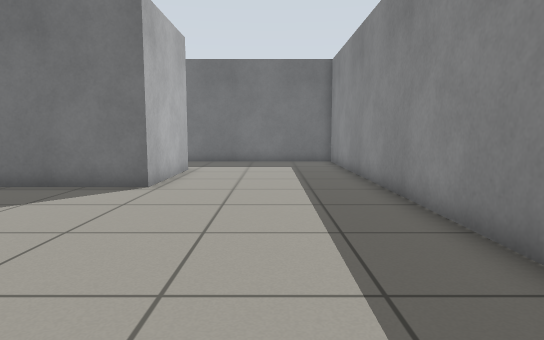
[1] (above)

20 first-person views from a walk through a robot-simulator world made for Gazebo. The camera is 0.72 m above the floor, tilts 6° down and sees 75° across. The floor is counted in squares, 0.5 m on a side. Each view is taken from the middle of a square. On the plan, view 1 faces up. The plan holds only what a view shows up to about 15 squares ahead; the rest is blank.

[2]
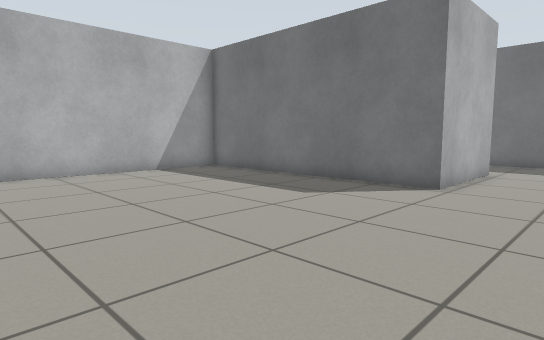

[3]
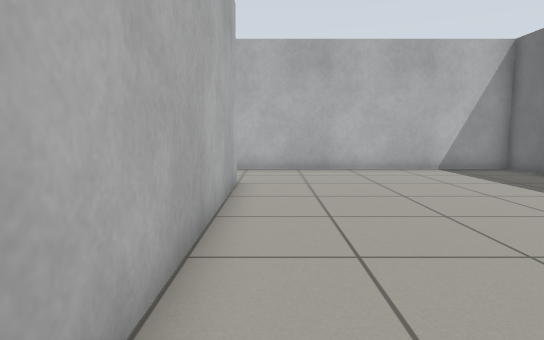

[4]
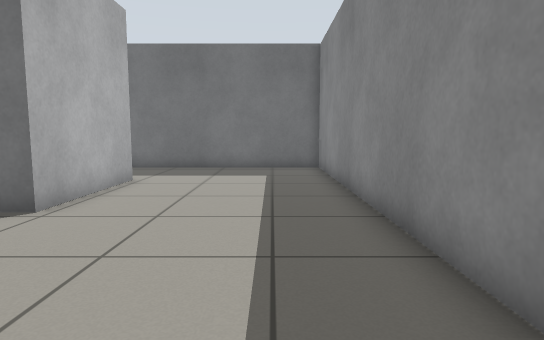

[5]
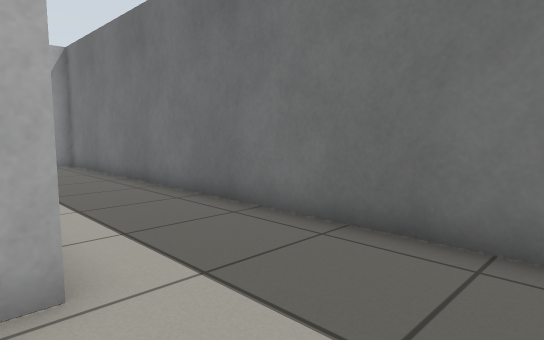

[6]
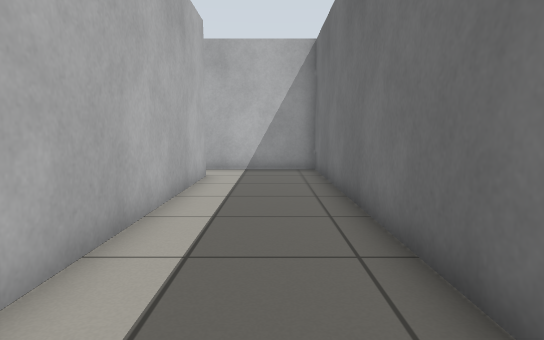

[7]
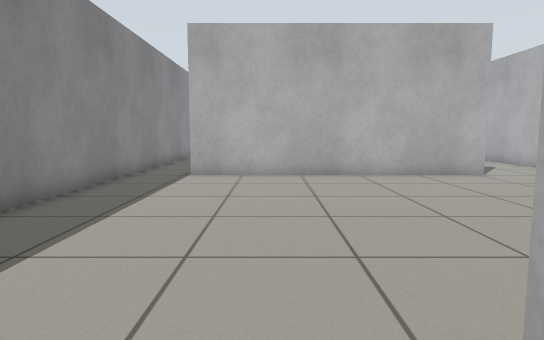

[8]
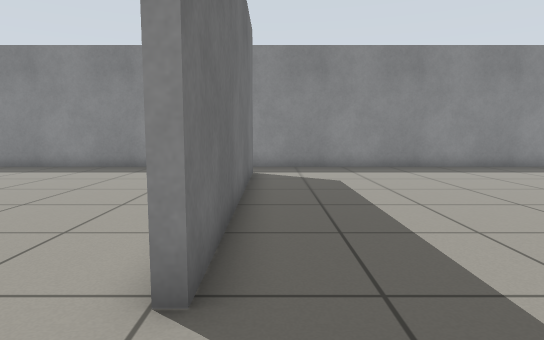

[9]
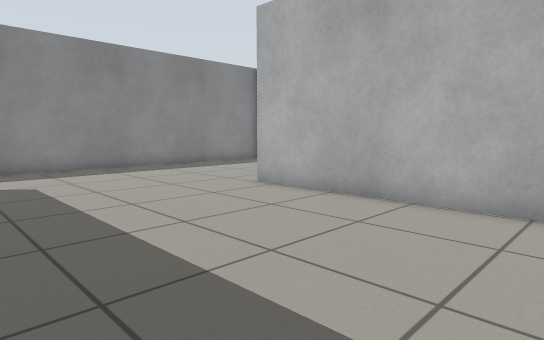

[10]
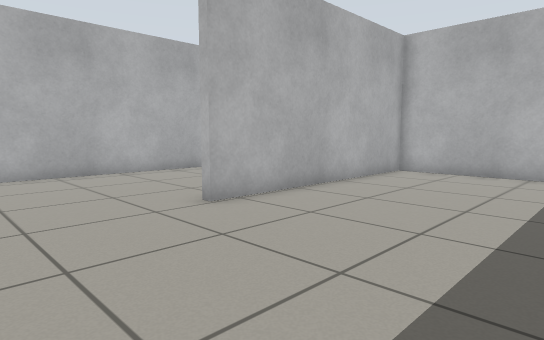

[11]
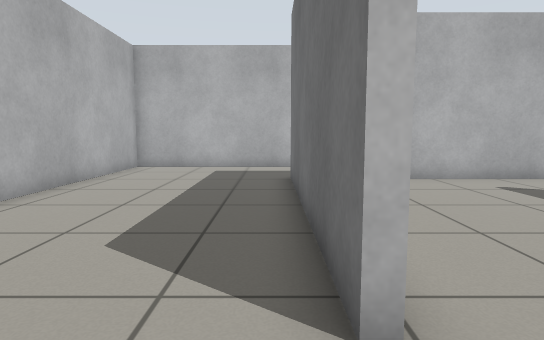

[12]
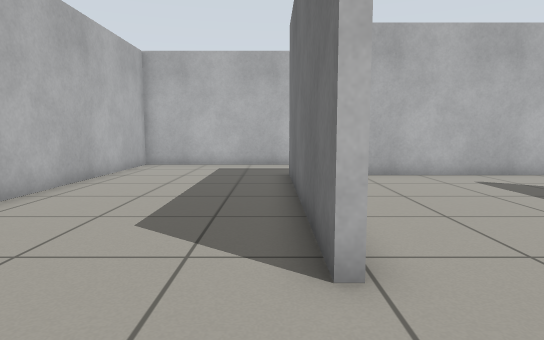

[13]
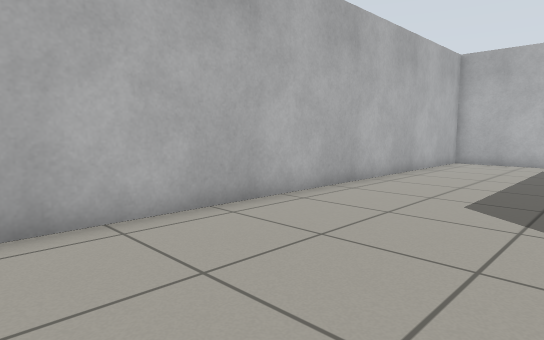

[14]
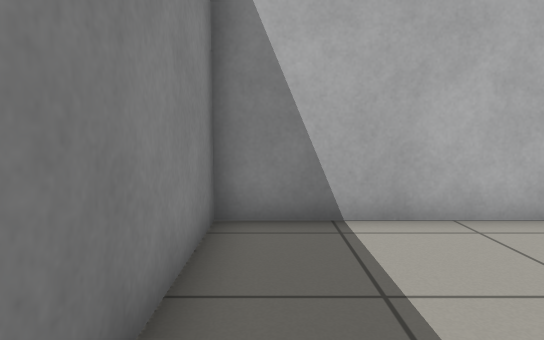

[15]
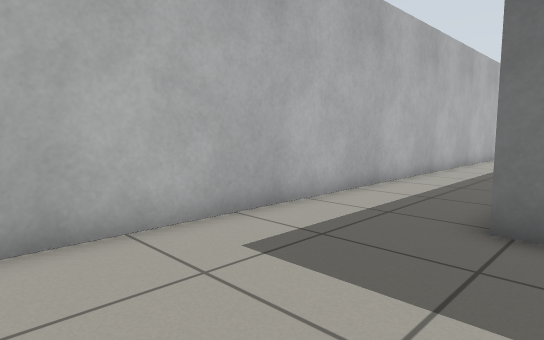

[16]
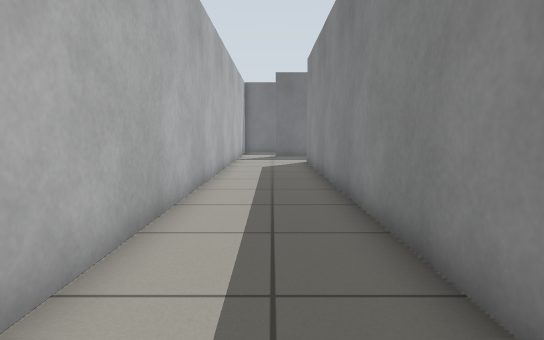

[17]
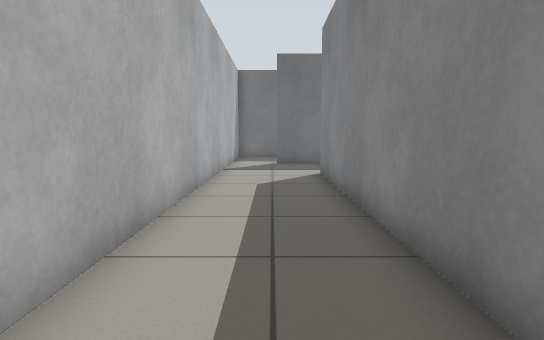

[18]
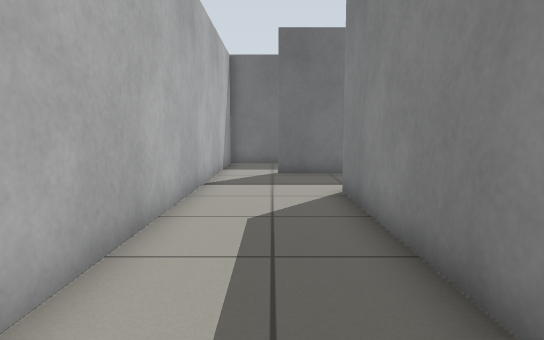

[19]
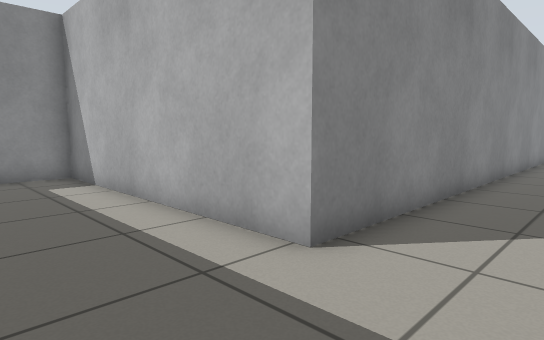

[20]
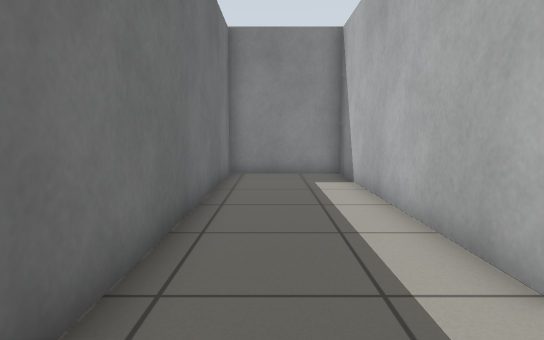

### Floor plan
Points are (right, up) in squares from view 1. A wall is a line through its corners. A room is listed if a view was taken in it or the views show most of it. See-through windows are left out.
Room 1 (views 1, 2, 3, 4, 5, 6, 7, 19)
walls: (-3.3, 13.9) (-3.3, 9.3) (-13, 9.3) (-13, -1.4); (-9.2, -1) (0.9, -1); (-14.9, 13.8) (-5.8, 13.8); (3, -1.5) (3, 17.7) (-16.9, 17.7) (-16.9, 12.5)
ways out: opening at (-15.5, 13.5) to room 2; opening at (-11, -1) to room 2; opening at (1.5, -1) to room 2
Room 2 (views 8, 9, 10, 11, 12, 13, 14, 15, 16, 17, 18, 20)
walls: (-13.3, -5.9) (-13.3, 9.6) (-3.6, 9.6) (-3.6, 13.5) (-14.8, 13.5); (-13, -1.4) (-13, -9.1) (-4.3, -9.1) (-4.3, -9.4) (-13.4, -9.4); (0.6, -1.3) (-9.2, -1.3); (-16.9, 12.5) (-16.9, -15.7) (3, -15.7) (3, -1.5)
ways out: opening at (-15.5, 13.5) to room 1; opening at (-11, -1) to room 1; opening at (1.5, -1) to room 1

Positions as (right, up) in squares from view 1, and headings:
1: (0, 0), facing up
2: (0, 0), facing up-left
3: (1, 0), facing left
4: (1, 3), facing up
5: (0, 13), facing up-left
6: (-3, 16), facing left
7: (-2, 11), facing down
8: (-12, -2), facing right
9: (-12, -2), facing down-right
10: (0, -3), facing down-left
11: (-2, -10), facing left
12: (-1, -10), facing left
13: (1, -10), facing down-left
14: (2, -10), facing down
15: (-12, -15), facing up-left
16: (-15, -8), facing up
17: (-15, -3), facing up
18: (-15, 1), facing up
19: (-16, 13), facing down-right
20: (-16, 12), facing right
